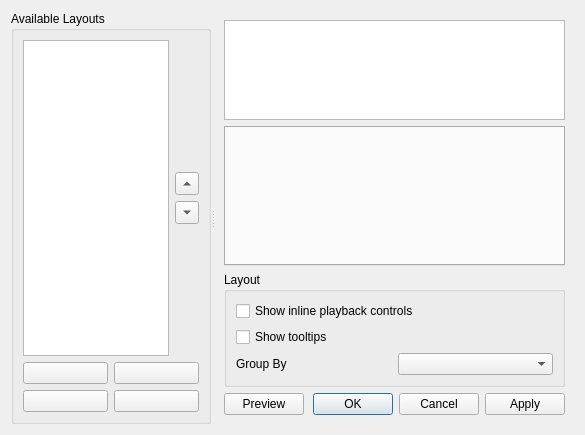
<?xml version="1.0" encoding="UTF-8"?>
<ui version="4.0">
 <class>PlaylistLayoutEditDialog</class>
 <widget class="QDialog" name="PlaylistLayoutEditDialog">
  <property name="geometry">
   <rect>
    <x>0</x>
    <y>0</y>
    <width>585</width>
    <height>423</height>
   </rect>
  </property>
  <property name="sizePolicy">
   <sizepolicy hsizetype="Preferred" vsizetype="Preferred">
    <horstretch>0</horstretch>
    <verstretch>0</verstretch>
   </sizepolicy>
  </property>
  <property name="windowTitle">
   <string>Playlist Layout Editor</string>
  </property>
  <layout class="QHBoxLayout" name="horizontalLayout_3">
   <item>
    <widget class="QSplitter" name="splitter">
     <property name="sizePolicy">
      <sizepolicy hsizetype="Preferred" vsizetype="Preferred">
       <horstretch>0</horstretch>
       <verstretch>0</verstretch>
      </sizepolicy>
     </property>
     <property name="orientation">
      <enum>Qt::Horizontal</enum>
     </property>
     <property name="childrenCollapsible">
      <bool>true</bool>
     </property>
     <widget class="QGroupBox" name="groupBox">
      <property name="sizePolicy">
       <sizepolicy hsizetype="Preferred" vsizetype="Expanding">
        <horstretch>1</horstretch>
        <verstretch>0</verstretch>
       </sizepolicy>
      </property>
      <property name="minimumSize">
       <size>
        <width>200</width>
        <height>0</height>
       </size>
      </property>
      <property name="maximumSize">
       <size>
        <width>16777215</width>
        <height>16777215</height>
       </size>
      </property>
      <property name="title">
       <string>Available Layouts</string>
      </property>
      <layout class="QVBoxLayout" name="verticalLayout_3">
       <item>
        <layout class="QHBoxLayout" name="listHLayout">
         <property name="sizeConstraint">
          <enum>QLayout::SetDefaultConstraint</enum>
         </property>
         <item>
          <widget class="QListWidget" name="layoutListWidget">
           <property name="sizePolicy">
            <sizepolicy hsizetype="MinimumExpanding" vsizetype="Expanding">
             <horstretch>0</horstretch>
             <verstretch>0</verstretch>
            </sizepolicy>
           </property>
           <property name="minimumSize">
            <size>
             <width>0</width>
             <height>0</height>
            </size>
           </property>
          </widget>
         </item>
         <item>
          <layout class="QVBoxLayout" name="verticalLayout_2">
           <property name="sizeConstraint">
            <enum>QLayout::SetDefaultConstraint</enum>
           </property>
           <item>
            <spacer name="verticalSpacer">
             <property name="orientation">
              <enum>Qt::Vertical</enum>
             </property>
             <property name="sizeHint" stdset="0">
              <size>
               <width>12</width>
               <height>40</height>
              </size>
             </property>
            </spacer>
           </item>
           <item>
            <widget class="QToolButton" name="moveUpButton">
             <property name="sizePolicy">
              <sizepolicy hsizetype="Fixed" vsizetype="Fixed">
               <horstretch>0</horstretch>
               <verstretch>0</verstretch>
              </sizepolicy>
             </property>
             <property name="arrowType">
              <enum>Qt::UpArrow</enum>
             </property>
            </widget>
           </item>
           <item>
            <widget class="QToolButton" name="moveDownButton">
             <property name="sizePolicy">
              <sizepolicy hsizetype="Fixed" vsizetype="Fixed">
               <horstretch>0</horstretch>
               <verstretch>0</verstretch>
              </sizepolicy>
             </property>
             <property name="arrowType">
              <enum>Qt::DownArrow</enum>
             </property>
            </widget>
           </item>
           <item>
            <spacer name="verticalSpacer_2">
             <property name="orientation">
              <enum>Qt::Vertical</enum>
             </property>
             <property name="sizeHint" stdset="0">
              <size>
               <width>12</width>
               <height>40</height>
              </size>
             </property>
            </spacer>
           </item>
          </layout>
         </item>
        </layout>
       </item>
       <item>
        <layout class="QGridLayout" name="gridLayout_2">
         <property name="sizeConstraint">
          <enum>QLayout::SetDefaultConstraint</enum>
         </property>
         <item row="0" column="1">
          <widget class="KPushButton" name="newLayoutButton">
           <property name="sizePolicy">
            <sizepolicy hsizetype="Minimum" vsizetype="Fixed">
             <horstretch>0</horstretch>
             <verstretch>0</verstretch>
            </sizepolicy>
           </property>
          </widget>
         </item>
         <item row="0" column="3">
          <widget class="KPushButton" name="deleteLayoutButton">
           <property name="sizePolicy">
            <sizepolicy hsizetype="Minimum" vsizetype="Fixed">
             <horstretch>0</horstretch>
             <verstretch>0</verstretch>
            </sizepolicy>
           </property>
          </widget>
         </item>
         <item row="1" column="3">
          <widget class="KPushButton" name="renameLayoutButton">
           <property name="sizePolicy">
            <sizepolicy hsizetype="Minimum" vsizetype="Fixed">
             <horstretch>0</horstretch>
             <verstretch>0</verstretch>
            </sizepolicy>
           </property>
          </widget>
         </item>
         <item row="1" column="1">
          <widget class="KPushButton" name="copyLayoutButton">
           <property name="sizePolicy">
            <sizepolicy hsizetype="Minimum" vsizetype="Fixed">
             <horstretch>0</horstretch>
             <verstretch>0</verstretch>
            </sizepolicy>
           </property>
          </widget>
         </item>
        </layout>
       </item>
      </layout>
     </widget>
     <widget class="QFrame" name="rightHandFrame">
      <property name="sizePolicy">
       <sizepolicy hsizetype="Expanding" vsizetype="Preferred">
        <horstretch>10</horstretch>
        <verstretch>0</verstretch>
       </sizepolicy>
      </property>
      <layout class="QVBoxLayout" name="verticalLayout">
       <item>
        <widget class="TokenPool" name="tokenPool">
         <property name="sizePolicy">
          <sizepolicy hsizetype="Expanding" vsizetype="Preferred">
           <horstretch>0</horstretch>
           <verstretch>0</verstretch>
          </sizepolicy>
         </property>
         <property name="minimumSize">
          <size>
           <width>0</width>
           <height>100</height>
          </size>
         </property>
         <property name="tabKeyNavigation">
          <bool>true</bool>
         </property>
         <property name="mimeType" stdset="0">
          <string/>
         </property>
        </widget>
       </item>
       <item>
        <widget class="QTabWidget" name="elementTabs">
         <property name="sizePolicy">
          <sizepolicy hsizetype="Expanding" vsizetype="Expanding">
           <horstretch>0</horstretch>
           <verstretch>0</verstretch>
          </sizepolicy>
         </property>
         <property name="minimumSize">
          <size>
           <width>0</width>
           <height>140</height>
          </size>
         </property>
         <property name="currentIndex">
          <number>-1</number>
         </property>
        </widget>
       </item>
       <item>
        <widget class="QGroupBox" name="groupBox_2">
         <property name="sizePolicy">
          <sizepolicy hsizetype="Expanding" vsizetype="Preferred">
           <horstretch>0</horstretch>
           <verstretch>0</verstretch>
          </sizepolicy>
         </property>
         <property name="title">
          <string>Layout</string>
         </property>
         <layout class="QGridLayout" name="gridLayout">
          <item row="0" column="0">
           <widget class="QCheckBox" name="inlineControlsChekbox">
            <property name="text">
             <string>Show inline playback controls</string>
            </property>
           </widget>
          </item>
          <item row="2" column="0">
           <layout class="QHBoxLayout" name="horizontalLayout">
            <property name="bottomMargin">
             <number>0</number>
            </property>
            <item>
             <widget class="QLabel" name="label">
              <property name="text">
               <string>Group By</string>
              </property>
             </widget>
            </item>
            <item>
             <widget class="QComboBox" name="groupByComboBox"/>
            </item>
           </layout>
          </item>
          <item row="1" column="0">
           <widget class="QCheckBox" name="tooltipsCheckbox">
            <property name="text">
             <string>Show tooltips</string>
            </property>
           </widget>
          </item>
         </layout>
        </widget>
       </item>
       <item>
        <layout class="QHBoxLayout" name="horizontalLayout_2">
         <item>
          <widget class="QPushButton" name="previewButton">
           <property name="text">
            <string>Preview</string>
           </property>
          </widget>
         </item>
         <item>
          <spacer name="horizontalSpacer">
           <property name="orientation">
            <enum>Qt::Horizontal</enum>
           </property>
           <property name="sizeHint" stdset="0">
            <size>
             <width>13</width>
             <height>19</height>
            </size>
           </property>
          </spacer>
         </item>
         <item>
          <widget class="QDialogButtonBox" name="buttonBox">
           <property name="orientation">
            <enum>Qt::Horizontal</enum>
           </property>
           <property name="standardButtons">
            <set>QDialogButtonBox::Apply|QDialogButtonBox::Cancel|QDialogButtonBox::Ok</set>
           </property>
          </widget>
         </item>
        </layout>
       </item>
      </layout>
     </widget>
    </widget>
   </item>
  </layout>
 </widget>
 <customwidgets>
  <customwidget>
   <class>KPushButton</class>
   <extends>QPushButton</extends>
   <header>kpushbutton.h</header>
  </customwidget>
  <customwidget>
   <class>TokenPool</class>
   <extends>QListWidget</extends>
   <header location="global">widgets/TokenPool.h</header>
  </customwidget>
 </customwidgets>
 <resources/>
 <connections>
  <connection>
   <sender>buttonBox</sender>
   <signal>accepted()</signal>
   <receiver>PlaylistLayoutEditDialog</receiver>
   <slot>accept()</slot>
   <hints>
    <hint type="sourcelabel">
     <x>646</x>
     <y>369</y>
    </hint>
    <hint type="destinationlabel">
     <x>391</x>
     <y>195</y>
    </hint>
   </hints>
  </connection>
  <connection>
   <sender>buttonBox</sender>
   <signal>rejected()</signal>
   <receiver>PlaylistLayoutEditDialog</receiver>
   <slot>reject()</slot>
   <hints>
    <hint type="sourcelabel">
     <x>646</x>
     <y>369</y>
    </hint>
    <hint type="destinationlabel">
     <x>391</x>
     <y>195</y>
    </hint>
   </hints>
  </connection>
 </connections>
</ui>
